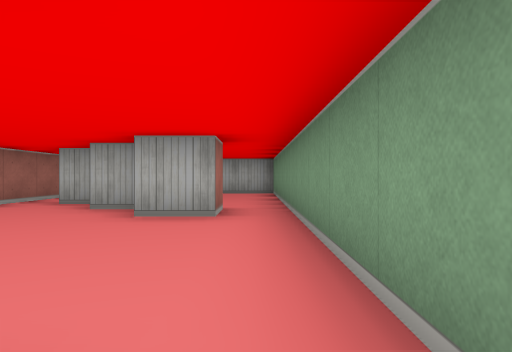
View 1 (above)

12 first-person views from a walk through a cub3D ray-caster map. The camera is about half as high as the walls, looks level and sees 70° across. The floor is counted in squares. Each view is taken from the middle of a square. On the plan, view 1 faces up. The plan holds only what a view shows up to about 9 squares ahead; the rest is blank. The place goes on beyond the plan.

View 2
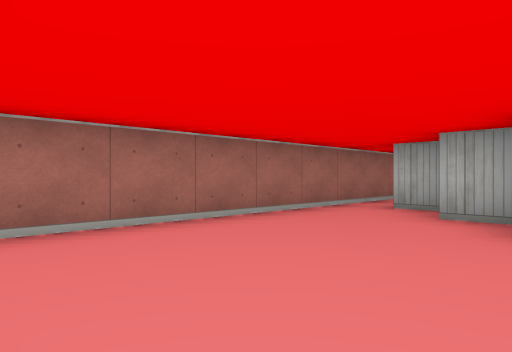

View 3
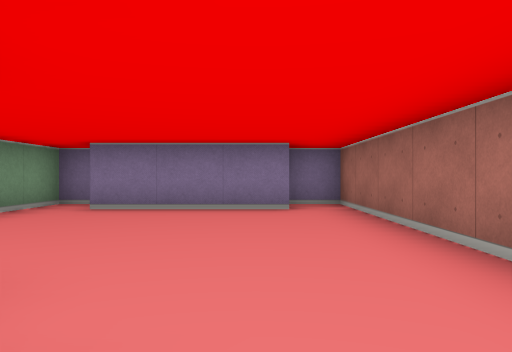

View 4
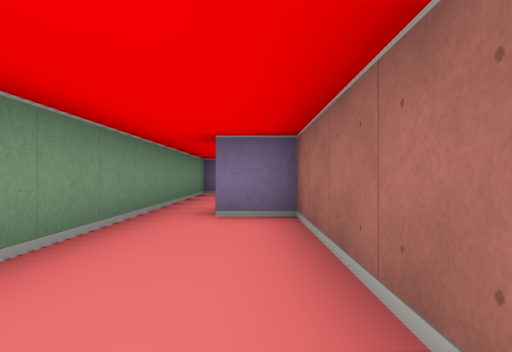

View 5
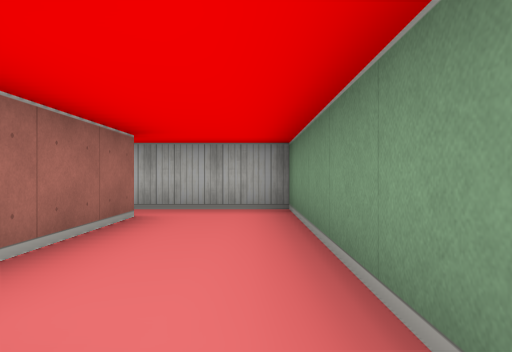

View 6
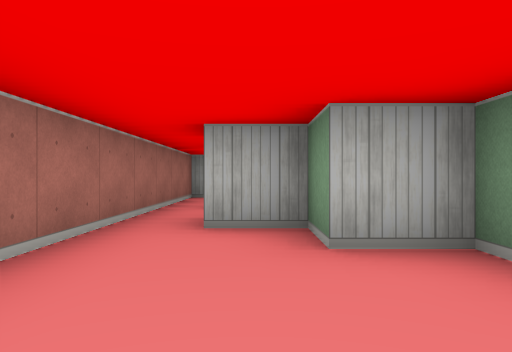

View 7
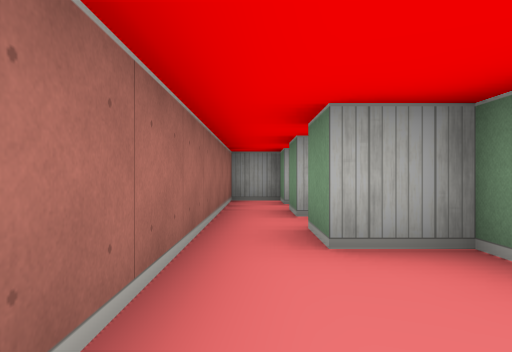

View 8
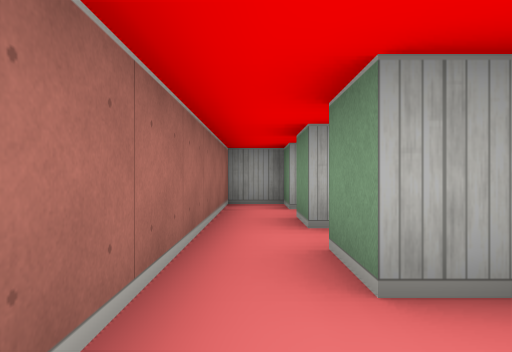

View 9
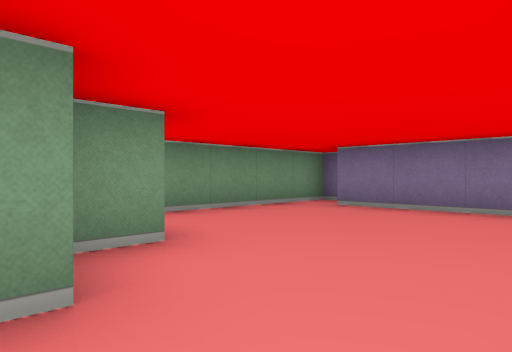

View 10
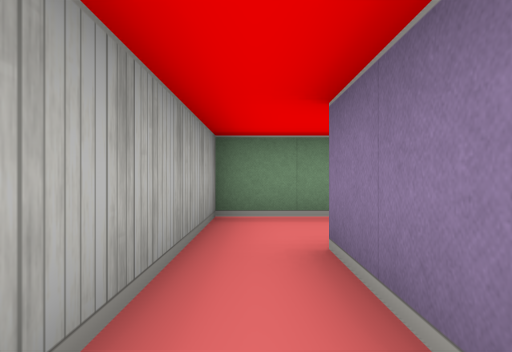

View 11
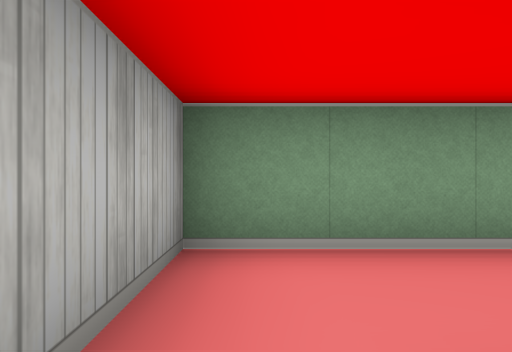

View 12
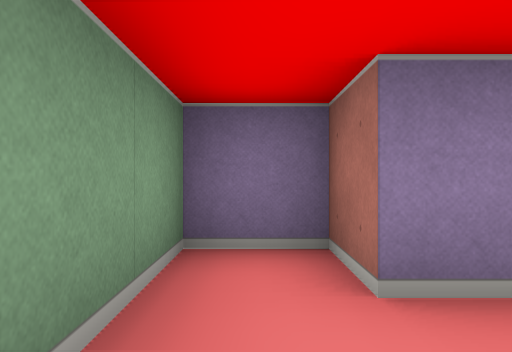

### Floor plan
Points are (right, up) in squares from view 1. A wall is a line through its corners. A room is listed if a view was taken in it or the views show most of it. See-through windows are left out.
Room 1 (views 1, 2, 3, 5, 6, 7, 8, 9, 12)
walls: (-0.5, 5.5) (-0.5, 4.5) (-1.5, 4.5) (-1.5, 5.5) (-2.5, 5.5) (-2.5, 6.5) (-3.5, 6.5) (-3.5, 7.5); (-3.6, 0.5) (-0.5, 0.5) (-0.5, -0.5) (0.5, -0.5) (0.5, 6.5); (-1.5, 6.5) (-1.5, 5.5); (-4.5, 7.5) (-4.5, -0.5) (-3.5, -0.5)
ways out: opening at (0, 6) to room 2; opening at (-4, 8) to room 3
Room 2 (view 4)
walls: (-1.5, 9.5) (-1.5, 6.5); (0.5, 6.5) (0.5, 10.5) (-1.5, 10.5); (-1.5, 5.5) (-0.5, 5.5)
ways out: opening at (0, 6) to room 1; opening at (-2.5, 10) to room 3
Room 3 (views 10, 11)
walls: (-3.5, 8.5) (-3.5, 9.5) (-1.5, 9.5); (-1.5, 10.5) (-3.5, 10.5) (-3.5, 11.5) (-4.5, 11.5) (-4.5, 7.5)
ways out: opening at (-4, 8) to room 1; opening at (-2.5, 10) to room 2

Where each view was taken, in squares from view 1:
view 1: 0 up, 0 right, facing up
view 2: 1 up, 1 left, facing up-left
view 3: 6 up, 3 left, facing down
view 4: 10 up, 1 left, facing down
view 5: 5 up, 0 right, facing up
view 6: 3 up, 3 left, facing up
view 7: 4 up, 4 left, facing up
view 8: 5 up, 4 left, facing up
view 9: 6 up, 4 left, facing down-right
view 10: 10 up, 4 left, facing right
view 11: 10 up, 2 left, facing right
view 12: 2 up, 0 right, facing down
